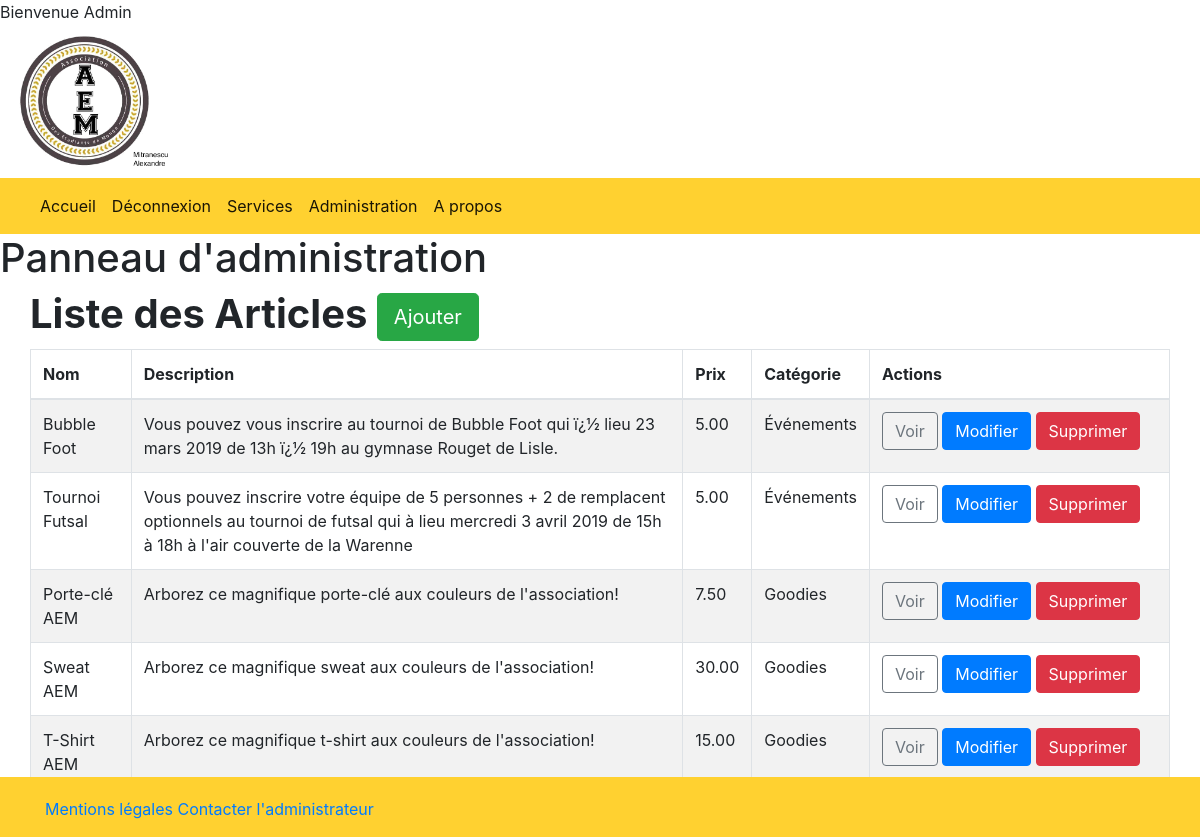
The app's page /admin.php (signed in) with its own data.
### tables this page shows
CREATE TABLE `Articles` (
  `id` int(11) NOT NULL,
  `name` varchar(100) NOT NULL,
  `description` varchar(250) NOT NULL,
  `price` decimal(10,2) NOT NULL,
  `image` varchar(255) NOT NULL,
  `category` int(11) NOT NULL,
  `stock` int(11) DEFAULT 0,
  `created_at` timestamp NOT NULL DEFAULT current_timestamp(),
  `updated_at` timestamp NOT NULL DEFAULT current_timestamp() ON UPDATE current_timestamp()
);

CREATE TABLE `Services` (
  `id` int(11) NOT NULL,
  `name` varchar(100) NOT NULL
);

### admin/admin.php (the view, shortened to what this page needs)
<!DOCTYPE html>
<html>
    <head>
        <link rel="stylesheet" href="https://cdn.jsdelivr.net/npm/bootstrap@4.5.3/dist/css/bootstrap.min.css">
    </head>
    <body>
        <h1 class="text-logo"><span class="glyphicon glyphicon-cog"></span> Panneau d'administration <span class="glyphicon glyphicon-cog"></span></h1>
        <div class="container admin">
            <div class="row">
                <h1><strong>Liste des Articles      </strong><a href="admin/insert.php" class="btn btn-success btn-lg"><span class="glyphicon glyphicon-plus"></span>Ajouter</a></h1><br>
                <table class="table table-striped table-bordered">
                  <thead>
                    <tr>
                      <th>Nom</th>
                      <th>Description</th>
                      <th>Prix</th>
                      <th>Catégorie</th>
                      <th>Actions</th>
                    </tr>
                  </thead>
                  <tbody>
                      <?php
                        $db = Database::connect();
                        $statement = $db->query('SELECT Articles.id, Articles.name, Articles.description, Articles.price, Services.name AS category FROM Articles LEFT JOIN Services ON Articles.category = Services.id ORDER BY Articles.id DESC');
                        while($item = $statement->fetch())
                        {
                            echo '<tr>';
                            echo '<td>'. $item['name'] . '</td>';
                            echo '<td>'. $item['description'] . '</td>';
                            echo '<td>'. number_format($item['price'], 2, '.', '') . '</td>';
                            echo '<td>'. $item['category'] . '</td>';
                            echo '<td width=300>';
                            echo '<a class="btn btn-outline-secondary" href="admin/view.php?id='.$item['id'].'"><span class="glyphicon glyphicon-eye-open"></span> Voir</a>';
                            echo '<a class="btn btn-primary" href="admin/update.php?id='.$item['id'].'"><span class="glyphicon glyphicon-pencil"></span> Modifier</a>';
                            echo '<a class="btn btn-danger" href="admin/delete.php?id='.$item['id'].'"><span class="glyphicon glyphicon-remove"></span> Supprimer</a>';
                            echo '</td>';
                            echo '</tr>';
                        }
                      ?>
                  </tbody>
                </table>
            </div>
        </div>
    </body>
</html>

### css/global.css (style rules this page uses)
html { position: relative; min-height: 100%; }
body { margin-bottom: 60px; }
.container { margin: 2px 5px 2em 0; }

### records on screen
articles: name "Bubble Foot", description "Vous pouvez vous inscrire au tournoi de Bubble Foot qui ï¿½ lieu 23 mars 2019 de 13h ï¿½ 19h au gymnase Rouget de Lisle.", price "5.00", category.name "Événements"
articles: name "Tournoi Futsal", description "Vous pouvez inscrire votre équipe de 5 personnes + 2 de remplacent optionnels au tournoi de futsal qui à lieu mercredi 3 avril 2019 de 15h à 18h à l'air couverte de la Warenne", price "5.00", category.name "Événements"
articles: name "Porte-clé AEM", description "Arborez ce magnifique porte-clé aux couleurs de l'association!", price "7.50", category.name "Goodies"
articles: name "Sweat AEM", description "Arborez ce magnifique sweat aux couleurs de l'association!", price "30.00", category.name "Goodies"
articles: name "T-Shirt AEM", description "Arborez ce magnifique t-shirt aux couleurs de l'association!", price "15.00", category.name "Goodies"

### other values on screen
$_SESSION['login'] "Admin"
